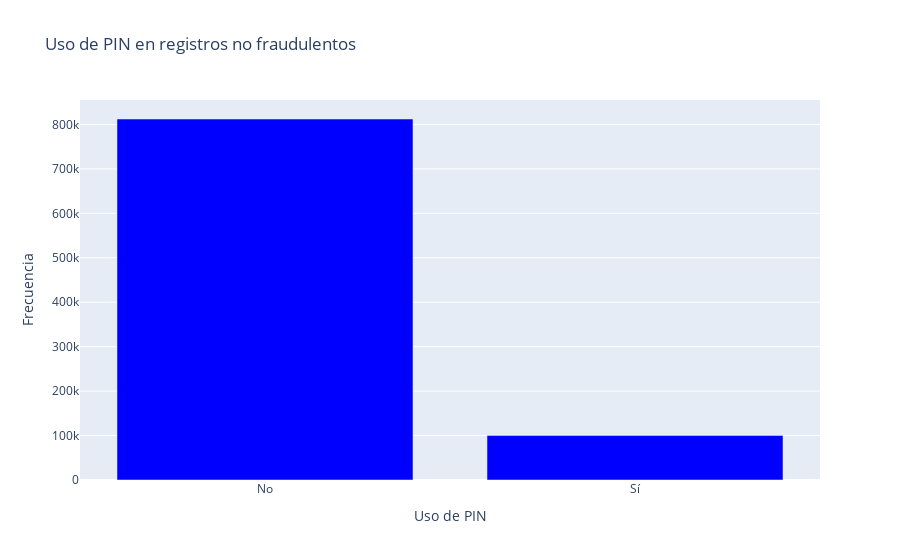

Notebook cell for this chart:
### Markdown cell above
En este caso, se observa que a medida que la distancia a la última transacción disminuye, la proporción del precio de compra de la transacción con respecto al precio de compra promedio también disminuye. Esto probablemente se debe a que, cuando la distancia es pequeña, las transacciones tienden a realizarse en el mismo lugar o en lugares similares para realizar compras. Esto establece una rutina en el comportamiento de la mayoría de los usuarios estudiados y, por supuesto, también indica un estrato social congruente.

### **4. Creación de una gráfica de barras para used_pin_number.**
Se generó una gráfica de barras, utilizando la biblioteca gráfica interactiva Plotly, para visualizar la frecuencia de uso de un número PIN en las transacciones para identificar cuántas transacciones no fraudulentas utilizaron un PIN.

### Code cell
fraud_0 = df[df['fraud'] == 0.0]['used_pin_number'].value_counts().reset_index()
fraud_0.columns = ['used_pin_number', 'count']

fraud_0['used_pin_number'] = fraud_0['used_pin_number'].replace({0.0: 'No', 1.0: 'Sí'})

fig = px.bar(fraud_0, x='used_pin_number', y='count',
             labels={'value': 'Frecuencia', 'variable': 'used_pin_number'},
             title='Uso de PIN en registros no fraudulentos',
             color_discrete_sequence=['blue'])

fig.update_layout(xaxis_title='Uso de PIN', yaxis_title='Frecuencia')

fig.show()

### Figure 1 — Plotly figure (JSON) as saved in the notebook; plotly's stock layout.template omitted (floating-point values rounded to 4 significant figures)
{"data": [{"alignmentgroup": "True", "hovertemplate": "used_pin_number=%{x}<br>count=%{y}<extra></extra>", "legendgroup": "", "marker": {"color": "blue", "pattern": {"shape": ""}}, "name": "", "offsetgroup": "", "orientation": "v", "showlegend": false, "textposition": "auto", "type": "bar", "x": ["No", "Sí"], "xaxis": "x", "y": [812262, 100335], "yaxis": "y"}], "layout": {"barmode": "relative", "legend": {"tracegroupgap": 0}, "title": {"text": "Uso de PIN en registros no fraudulentos"}, "xaxis": {"anchor": "y", "domain": [0, 1], "title": {"text": "Uso de PIN"}}, "yaxis": {"anchor": "x", "domain": [0, 1], "title": {"text": "Frecuencia"}}}}
